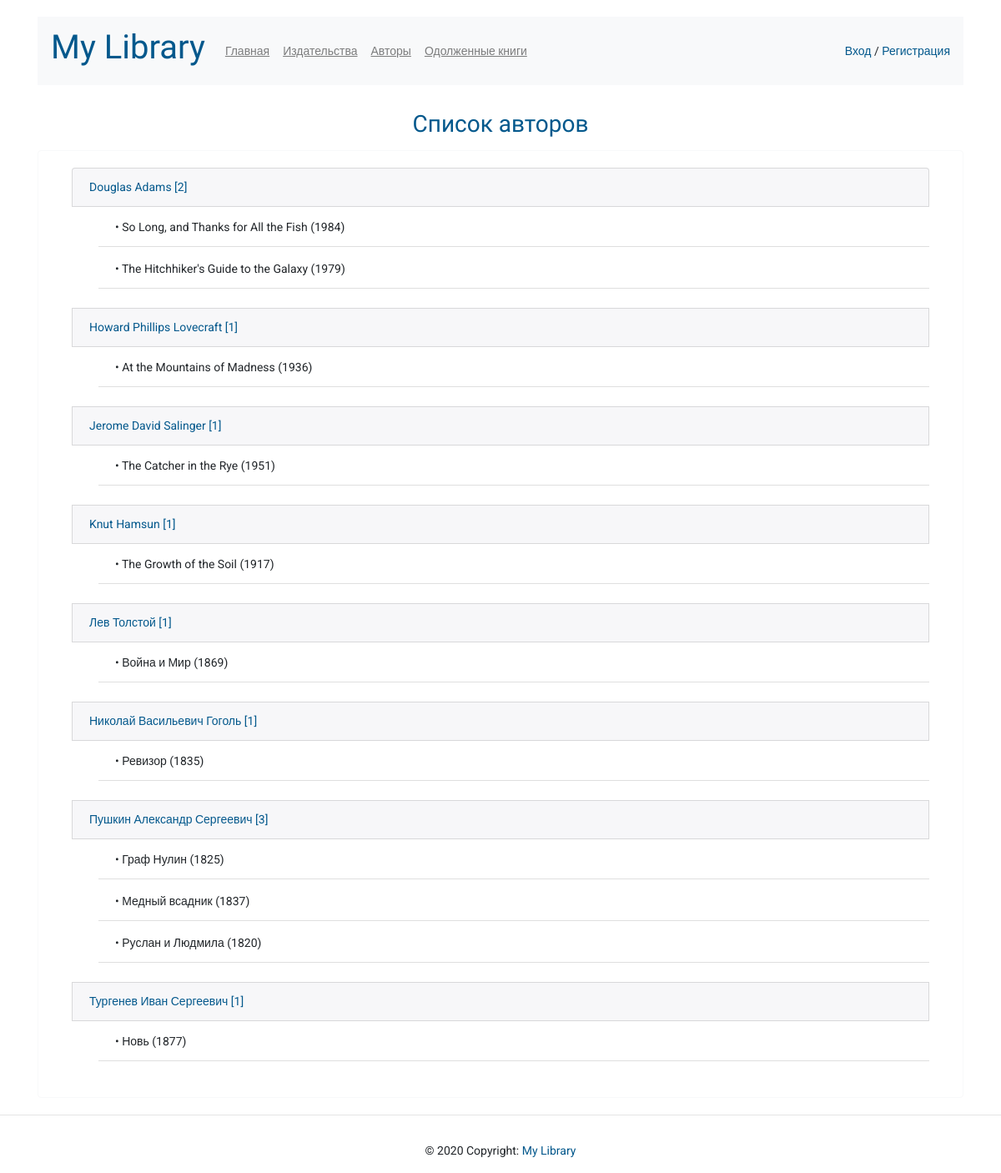
The app's page /authors with its own data.
### p_library/models.py (models this page shows)
class Author(models.Model):
    full_name = models.TextField(verbose_name='Имя')
    birth_year = models.SmallIntegerField(verbose_name='Год рождения')
    country = models.CharField(verbose_name='Страна', max_length=2)
    class Meta:
        ordering = ['full_name']
    def __str__(self):
        return self.full_name

class Book(models.Model):
    ISBN = models.CharField(max_length=13)
    title = models.TextField(verbose_name='Название')
    description = models.TextField(verbose_name='Описание')
    year_release = models.SmallIntegerField(verbose_name='Год издания')
    copy_count = models.SmallIntegerField(default=0, verbose_name='Кол-во', blank=True)
    price = models.DecimalField(max_digits=10, decimal_places=2, default=0, verbose_name='Цена', blank=True)
    author = models.ForeignKey(Author, on_delete=models.CASCADE, verbose_name='Автор',
                               related_name='book_author')
    publisher = models.ForeignKey(Publisher, on_delete=models.SET_DEFAULT, default=1,
                                  verbose_name='Издатель')
    friend_reader = models.ManyToManyField('p_library.Friend', related_name='book_reader',
                                           verbose_name='Читающие друзья', blank=True)
    image = models.ImageField(upload_to='book_covers', blank=True)
    class Meta:
        ordering = ['title']
    def __str__(self):
        return f'{self.title} ({self.year_release})'

### p_library/views.py (the view)
# urls.py: path('authors', AuthorList.as_view(), name='author_list'),
class AuthorList(ListView):
    model = Author
    template_name = 'authors_list.html'
    def get_context_data(self, **kwargs):
        context = super().get_context_data(**kwargs)
        if self.request.user.is_authenticated:
            context['username'] = self.request.user.username
        return context

### p_library/templates/authors_list.html (shortened to what this page needs)
{% extends 'base.html' %}
{% block content %}
<h3 class="text-center">Список авторов</h3>
<div class="border rounded border-light">
    <ul class="list-group">
        {% for author in object_list%}
        <li class="list-group-item colored">{{ author }} [{{ author.book_author.all|length }}]</li>
        <ul class="list-group list-group-flush">
            {% for book in author.book_author.all %}
            <li class="list-group-item inner">&#8226 {{ book }}</li>
            {% endfor %}
            <br>
        </ul>
        {% endfor %}
    </ul>
</div>
{% endblock %}

### p_library/static/CSS/style.css (style rules this page uses)
html { position: relative; min-height: 100%; }
body { font-family: 'Roboto', sans-serif; font-size: 14px; margin-bottom: 90px; }
h1, h2, h3, h4 { color: #03588c; font-family: 'Open Sans Condensed', sans-serif; }
.colored { background-color: #f7f7f9; color: #03588c; }
li.inner { margin: 2px 0 2px 32px; }
.border { padding: 20px 40px; margin-top: 14px; }

### p_library/static/CSS/account.css (style rules this page uses)
ul { list-style-type: none; padding: 0; }

### records on screen
Author: full_name "Douglas Adams", book_author.all|length "2"
Book: title+year_release "So Long, and Thanks for All the Fish (1984)"
Book: title+year_release "The Hitchhiker's Guide to the Galaxy (1979)"
Author: full_name "Howard Phillips Lovecraft", book_author.all|length "1"
Book: title+year_release "At the Mountains of Madness (1936)"
Author: full_name "Jerome David Salinger", book_author.all|length "1"
Book: title+year_release "The Catcher in the Rye (1951)"
Author: full_name "Knut Hamsun", book_author.all|length "1"
Book: title+year_release "The Growth of the Soil (1917)"
Author: full_name "Лев Толстой", book_author.all|length "1"
Book: title+year_release "Война и Мир (1869)"
Author: full_name "Николай Васильевич Гоголь", book_author.all|length "1"
Book: title+year_release "Ревизор (1835)"
Author: full_name "Пушкин Александр Сергеевич", book_author.all|length "3"
Book: title+year_release "Граф Нулин (1825)"
Book: title+year_release "Медный всадник (1837)"
Book: title+year_release "Руслан и Людмила (1820)"
Author: full_name "Тургенев Иван Сергеевич", book_author.all|length "1"
Book: title+year_release "Новь (1877)"
